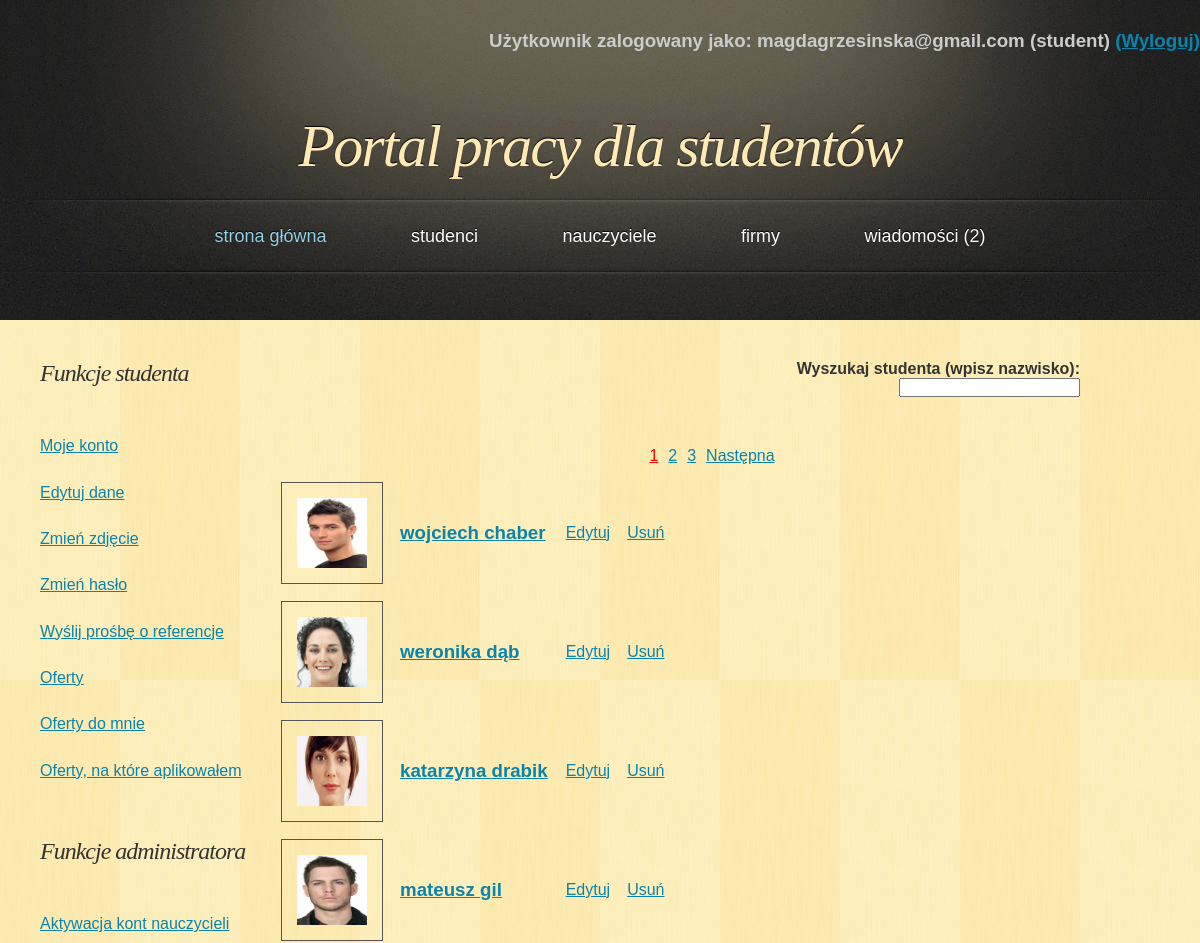
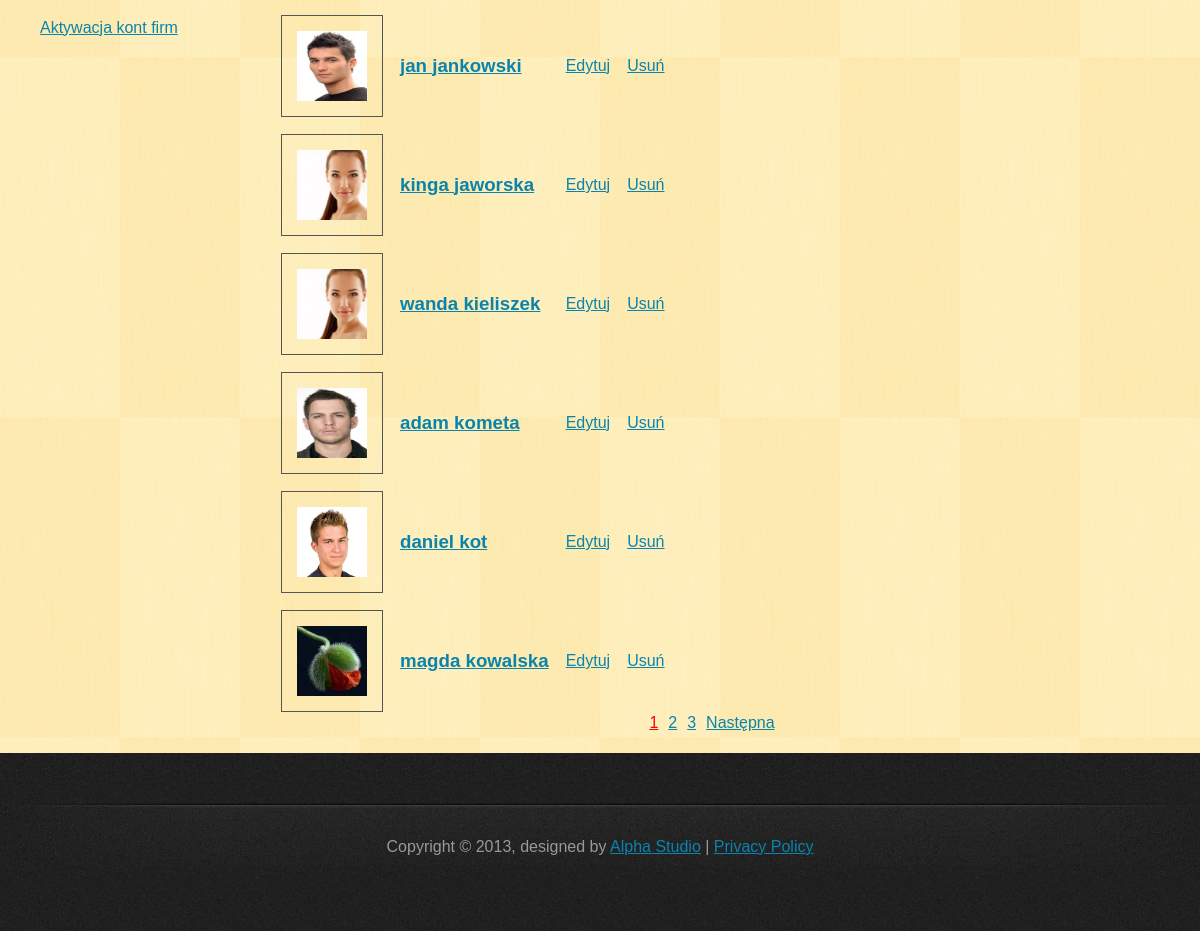
/PortalPracy/php/list_student.php (signed in), run on the app's committed database (2 pictures, top to bottom).
### tables this page shows
CREATE TABLE IF NOT EXISTS `student` (
  `student_id` int(11) NOT NULL AUTO_INCREMENT,
  `name` varchar(45) NOT NULL,
  `last_name` varchar(45) NOT NULL,
  `address` varchar(50) NOT NULL,
  `telephone` varchar(11) NOT NULL,
  `e_mail` varchar(50) NOT NULL,
  `password` varchar(100) NOT NULL,
  `education` text NOT NULL,
  `languages` text NOT NULL,
  `experience` text NOT NULL,
  `skills` text NOT NULL,
  `interest` text NOT NULL,
  `employment_form` text NOT NULL,
  `change_of_residence` tinyint(1) NOT NULL,
  `salary` float NOT NULL,
  `status` text NOT NULL,
  `account_creation_date` date NOT NULL,
  `is_admin` tinyint(1) NOT NULL DEFAULT '0',
  `photoname` varchar(30) NOT NULL,
  PRIMARY KEY (`student_id`)
);

### PortalPracy/php/classDatabase.php (called while the page is built, shortened)
<?php
class Database {
    private $db;
    function __construct() {
        $this->server = 'localhost';
        $this->user = 'root';
        $this->password = '';
        $this->basename = 'data_base';
        $this->db = new mysqli($this->server, $this->user, $this->password, $this->basename);
        if ($this->db->connect_error) {
            die('Blad polaczenia z baza danych (' . $this->db->connect_errno . ') ' . $this->db->connect_error);
        } else {
            $this->db->query("SET NAMES 'utf8'");
        }
    }
    function get_student_list($start, $onpage) {
        if ($result = $this->db->query("SELECT * FROM `student` ORDER BY `last_name` LIMIT $start, $onpage ")) {
            return $result;
        }
    }
    function get_student_number() {
        if ($result = $this->db->query("SELECT * FROM `student`")) {
            $all = $result->num_rows;
        }
        return $all;
    }
}

### PortalPracy/php/list_student.php (the view, shortened to what this page needs)
<!DOCTYPE html>
<html>
    <head>
        <link href="../css/style.css" rel="stylesheet" type="text/css" />
    </head>
    <body>
        <div id="header">
            <?php
            include_once 'classPage.php';
            $page = new Page;
            $page->dologinfo();
            ?>
            <h1><a href="index.php">Portal pracy dla studentów</a></h1>
        </div>
        <?php
        $page->domenu();
        ?>
        <div id="main">
            <div id="content">
                <?php
                if (isset($_SESSION['name'])) {
                    ?>
                    <div class="search">
                        <h4>Wyszukaj studenta (wpisz nazwisko):</h4>
                        <form>
                            <span class='tooltips'><input type="text" onkeyup="show_hint(this.value, 'hint_student.php?q=')">
                            </span>
                        </form>
                    </div>
                    <?php
                    include_once 'classDatabase.php';
                    $db = new Database();
                    $onpage = 10;
                    $all = $db->get_student_number();
                    $start = $page->dopaging($onpage, $all, "list_student.php?");
                    $result = $db->get_student_list($start, $onpage);
                    echo "<table><tbody>";
                    while ($obj = $result->fetch_object()) {
                        echo "<tr>";
                        echo "<td><a href='profile_student.php?id=" . $obj->student_id . "'><img src='../galery_student/$obj->photoname' class='mini_photo'/></a></td>";
                        echo "<td><a href='profile_student.php?id=" . $obj->student_id . "'><h3>" . $obj->name . " " . $obj->last_name . "</h3></a></td>";
                        if (isset($_SESSION['admin'])) {
                            echo "<td id='activate$obj->student_id'><a href='edit_data.php?user=student&id=" . $obj->student_id . "' class='edit'>Edytuj</a></td>";
                            echo "<td id='delete$obj->student_id'><a class='delete' onClick='confirm_delete($obj->student_id);'>Usuń</a></td>";
                        }
                        echo "</tr>";
                    }
                    echo "</tbody></table>";
                } else {
                    echo "<h3>Aby zobaczyć listę studentów, musisz się <a href='login.php'>zalogować</a></h3>";
                }
                ?>
            </div>
            <div id="sidebar">
            </div>
            <div class="clearing">&nbsp;</div>
        </div>
    </body>
</html>

### PortalPracy/css/style.css (style rules this page uses)
* { margin: 0; padding: 0; }
body { font: 16px "Trebuchet MS", Arial, Helvetica, sans-serif; color: #333333; background: #202020 url('../images/bg.jpg'); }
h1, h2 { font-family: Georgia, Times, serif; font-weight: normal; font-style: italic; }
h1 { font-size: 3em; letter-spacing: -2px; }
a { text-decoration: underline; color: #0A84AC; }
img { border: 1px solid #555555; }
#header, #menu, #footer { margin: 0 auto; width: 1200px; }
#header { height: 197px; background: #202020 url('../images/header.jpg'); }
#header h1 { font-size: 60px; text-align: center; text-shadow: 0px -1px 1px #000000; color: #FDEAB5; padding-top: 60px; }
#header h1 a { text-decoration: none; color: #FDEAB5; }
#main { width: 1120px; margin: 0 auto 50px auto; padding: 40px 40px 0 40px; background: #FEEBB2 url('../images/main.jpg'); }
#content { float: right; width: 80%; padding: 0 0 20px 0; }
#sidebar { float: left; width: 20%; padding: 0 0 20px 0; }
.clearing { clear: both; height: 1px; overflow: hidden; }
form { margin: 0; }
td { padding-left: 15px; padding-top: 15px; }
.mini_photo { width: 70px; height: 70px; padding: 15px; float: left; }
.search { text-align: right; margin: auto 80px 50px auto; }
span.tooltips { position: relative; display: inline; }

### data on the page
student: photoname (picture), name "wojciech", last_name "chaber"
student: photoname (picture), name "weronika", last_name "dąb"
student: photoname (picture), name "katarzyna", last_name "drabik"
student: photoname (picture), name "mateusz", last_name "gil"
student: photoname (picture), name "jan", last_name "jankowski"
student: photoname (picture), name "kinga", last_name "jaworska"
student: photoname (picture), name "wanda", last_name "kieliszek"
student: photoname (picture), name "adam", last_name "kometa"
student: photoname (picture), name "daniel", last_name "kot"
student: photoname (picture), name "magda", last_name "kowalska"

### other printed values
$_SESSION['name'] "magdagrzesinska@gmail.com"
$_SESSION['usertype'] "student"
$num_mes "2"
